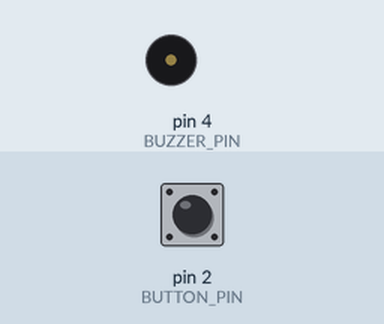
Recording of a sketch running on a simulated Arduino Uno, built with avr-gcc and run on an emulated ATmega328P. On the bench: buzzer (waves = sounding). The inputs (shaded band) are chosen by the test bench; at power-on: pin 2 (BUTTON_PIN) HIGH. Random numbers use the default seed unless the sketch sets one; what the sketch prints to the serial monitor is not drawn.

Above: at 2.1 s.
2.2 s: pin 2 (BUTTON_PIN) pulled LOW for 0.15 s
At 3.2 s:
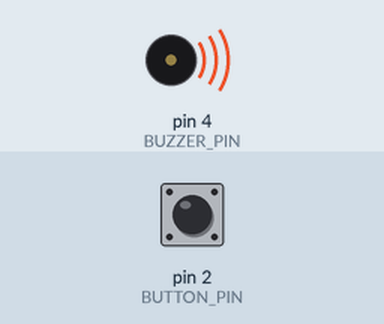
6.4 s: pin 2 (BUTTON_PIN) pulled LOW for 1 s
At 8.3 s:
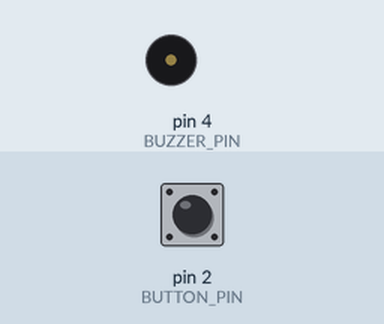
Timing chart, 0 to 9.8 s (numbered marks = the images above; inputs shaded):
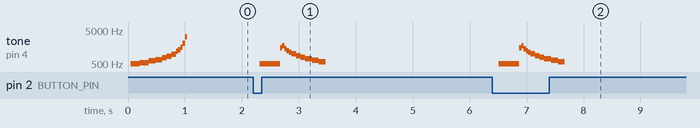

The sketch:

IR_EMITTER.ino
```cpp
#include <IRremote.h>

#define BUTTON_PIN 2
#define SEND_PIN 3
#define BUZZER_PIN 4

#define PLAY1_IR_ADDRES 0x1103
#define BAUD_RATE 115200

#define GUN_DATA               0x04
#define PLAYER_ID              0x02 //0x01 or 0x02
#define PAD_BYTE               0x00
#define REQUEST_H              0x48

int pre_ammo = 6;
int ammo_count = 6;

int message_id = 0;
uint8_t ack_h[20] = {0x21, 0x22, 0x23, 0x24, 0x25, 0x26, 0x27, 0x28, 0x29, 0x30,
                    0x31, 0x32, 0x33, 0x34, 0x35, 0x36, 0x37, 0x38, 0x39, 0x40};
bool handshake_done = false;

void setup()
{
  Serial.begin(BAUD_RATE);
  pinMode(BUTTON_PIN, INPUT);
  pinMode(BUZZER_PIN, OUTPUT);
  attachInterrupt(digitalPinToInterrupt(BUTTON_PIN), button_isr, FALLING);
  IrSender.begin(SEND_PIN); // Initializes IR sender

  sound_reload();
}
void loop()
{
  if (Serial.available())
  {
    uint8_t indata = Serial.read();
    if (indata == REQUEST_H)
    {
      printHandshakeAck();
      handshake_done = true;
    }
    else if (is_valid_data(indata))
    { //receive bullet count
      ammo_count = get_ammo_count(indata); //see incoming data
      if (ammo_count == 6 and pre_ammo == 0)
      {
        sound_reload();
      }
      pre_ammo = ammo_count;
    }
  }
}

bool is_valid_data(uint8_t data)
{
  if((data >> 7) == 1)
  {
    return true;
  }
  return false;
}

int get_ammo_count(uint8_t data)
{
  return ((data >> 4) & 0b0111);
}

void disable_isr()
{
  EIMSK &= 0b00000010;
}

void enable_isr()
{
  EIFR = 0b00000001;
  EIMSK |= 0b00000001;
}

void reload()
{
  ammo_count = 6;
  sound_reload();
}

void sound_reload()
{
  for(int j=1000; j>100; j--)
  {
    digitalWrite(BUZZER_PIN, HIGH);
    delayMicroseconds(j);
    digitalWrite(BUZZER_PIN, LOW);
    delayMicroseconds(j);
  }
}

void rand_sound()
{
  for(int i=0; i<20; i++)
  {
    buzzer_tone(random(200,400));
  }
}

void buzzer_tone(int num)
{
  for(int i=0; i<10000/num; i++)
  {
    digitalWrite(BUZZER_PIN, HIGH);
    delayMicroseconds(num);
    digitalWrite(BUZZER_PIN, LOW);
    delayMicroseconds(num);
  }
}

void sound_space_gun()
{
  if (ammo_count <= 0)
  {
    ammo_count = 0;
    rand_sound();
    return ;
  }

  for (int i=0; i<(ammo_count+1)/2-1; i++)
  {
    for(int j=1000; j>900; j--)
    {
      digitalWrite(BUZZER_PIN, HIGH);
      delayMicroseconds(j);
      digitalWrite(BUZZER_PIN, LOW);
      delayMicroseconds(j);
    }
  }
  for(int j=200; j<900; j++)
  {
    digitalWrite(BUZZER_PIN, HIGH);
    delayMicroseconds(j);
    digitalWrite(BUZZER_PIN, LOW);
    delayMicroseconds(j);
  }
  //ammo_count = ammo_count - 1; //use ammo count from game state only
}

void button_isr()
{
  disable_isr();
  shoot_IR();
  send_data();
  sound_space_gun();
  enable_isr();
}

void shoot_IR()
{
  if(ammo_count > 0)
  {
    IrSender.sendNEC(PLAY1_IR_ADDRES, PLAYER_ID, true);
  }
}

void send_data() {
    uint8_t package[20];
    package[19] = (uint8_t) getChecksum();
    package[18] = (uint8_t) PAD_BYTE;
    package[17] = (uint8_t) PAD_BYTE;
    package[16] = (uint8_t) PAD_BYTE;
    package[15] = (uint8_t) PAD_BYTE;
    package[14] = (uint8_t) PAD_BYTE;
    package[13] = (uint8_t) PAD_BYTE;
    package[12] = (uint8_t) PAD_BYTE;
    package[11] = (uint8_t) PAD_BYTE;
    package[10] = (uint8_t) PAD_BYTE;
    package[9] = (uint8_t) PAD_BYTE;
    package[8] = (uint8_t) PAD_BYTE;
    package[7] = (uint8_t) PAD_BYTE;
    package[6] = (uint8_t) PAD_BYTE;
    package[5] = (uint8_t) PAD_BYTE;
    package[4] = (uint8_t) PAD_BYTE;
    package[3] = (uint8_t) PAD_BYTE;
    package[2] = (uint8_t) PLAYER_ID;
    package[1] = (uint8_t) message_id;
    package[0] = (uint8_t) GUN_DATA;

    Serial.write (package, 20);
    if (message_id == 0) {
      message_id = 1;
    } else {
      message_id = 0;
    }
}

void printHandshakeAck() {
  for (int i = 0; i < 20; i++) {
    Serial.write(ack_h[i]);
  }
}

uint8_t getChecksum() {
  uint8_t sum = 0;
  sum ^= GUN_DATA;
  sum ^= message_id;
  sum ^= PLAYER_ID;

  return sum;
}
```

Measured:
- after the input at 2.2 s, tone on pin 4 (BUZZER_PIN): plays 504 Hz for 0.36 s, 1479 Hz for 0.04 s, 1743 Hz for 0.04 s, 1427 Hz for 0.04 s, 1238 Hz for 0.04 s, 1109 Hz for 0.04 s … (12 notes in this stretch), starting after 0.11 s
- after the input at 6.4 s, tone on pin 4 (BUZZER_PIN): plays 504 Hz for 0.36 s, 1479 Hz for 0.04 s, 1743 Hz for 0.04 s, 1427 Hz for 0.04 s, 1238 Hz for 0.04 s, 1109 Hz for 0.04 s … (12 notes in this stretch), starting after 0.11 s
- by itself, tone on pin 4 (BUZZER_PIN): plays 504 Hz for 0.16 s, 551 Hz for 0.16 s, 614 Hz for 0.12 s, 678 Hz for 0.12 s, 768 Hz for 0.08 s, 853 Hz for 0.08 s … (12 notes in this stretch)
